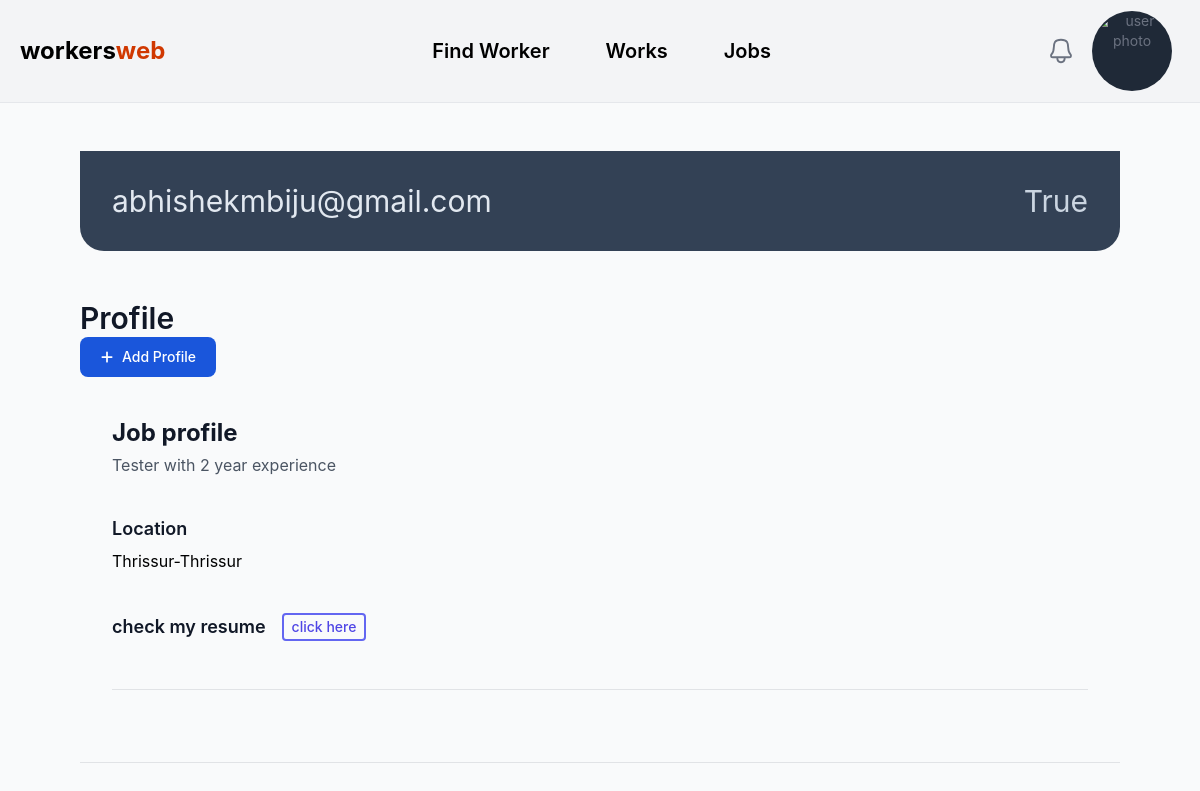
The app's page /profile/ (signed in), older data.
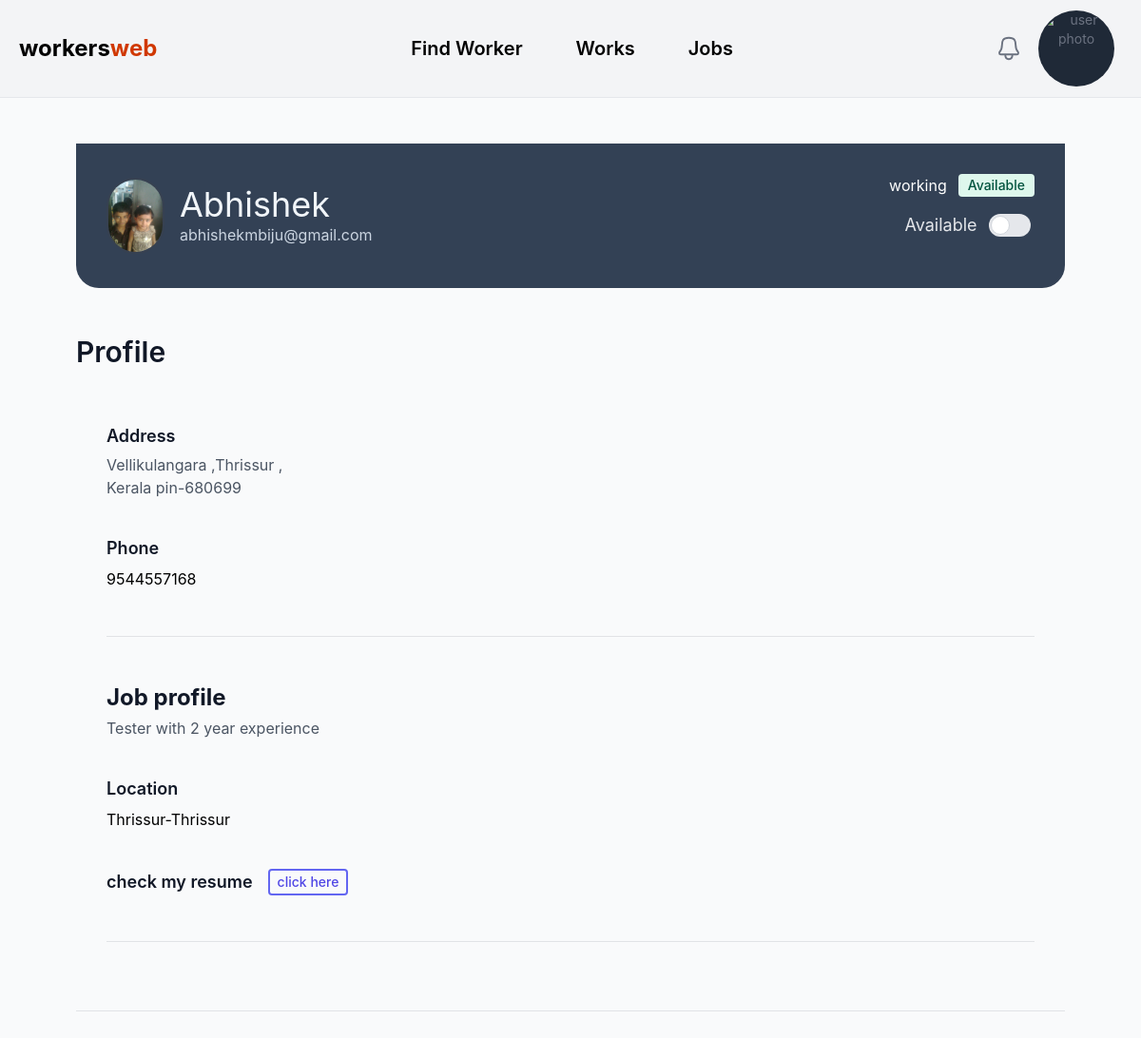
The same page, newer data.
### main/models.py (models this page shows)
class User(AbstractBaseUser, PermissionsMixin):
    id = models.UUIDField(primary_key=True, default=uuid.uuid4, editable=False)
    email = models.EmailField(unique=True)
    username = models.CharField(max_length=255,null=True,blank=True)
    is_active = models.BooleanField(default=True)
    is_superuser = models.BooleanField(default=False)
    is_worker = models.BooleanField(default=False)
    is_staff = models.BooleanField(default=False)
    date_joined = models.DateTimeField(auto_now_add=True)
    last_login = models.DateTimeField(blank=True, null=True)
    objects = CustomUserManager()
    USERNAME_FIELD = 'email'
    EMAIL_FIELD = 'email'
    REQUIRED_FIELDS = ['username']

class Profile(models.Model):
    user_id = models.ForeignKey(User,on_delete=models.CASCADE)
    name = models.CharField(max_length=255)
    avatar = models.ImageField(upload_to='uploads/avatars')
    district = models.CharField(max_length=255)
    city = models.CharField(max_length=255)
    street_address = models.TextField()
    pin = models.CharField(max_length=6)
    phone_no = models.CharField(max_length=15)

### main/views.py (the view)
# urls.py: path('profile/',profile,name="profile"),
def profile(request):
  profile=None
  worker=None
  if Profile.objects.filter(user_id=request.user).exists():
    profile = Profile.objects.get(user_id=request.user)
  if Worker.objects.filter(user_id=request.user).exists():
    worker = Worker.objects.get(user_id=request.user)
    print("exists 1212")
  if request.method == 'POST':
    available = request.POST.get('available')
    worker = Worker.objects.get(user_id=request.user)
    worker.is_available = available == 'True'
    print('iikxk',type(available),available)
    worker.save()
  return render(request,'profile.html',{'Profile':profile,"worker":worker})

### template/profile.html (shortened to what the changed rows need)
{% extends "layout.html" %}
{% block 'container' %}
<div class=" px-20 py-12 ">
    <div class=" bg-slate-700 flex justify-between  items-center text-white p-8 rounded-bl-3xl rounded-br-3xl space-x-4 ">
      {% if Profile %}
        <img class=" w-20 h-20 rounded-full border-2 border-gray-700  " src="{{ Profile.avatar.url }}" alt="{{ Profile.name }}'s picture" />
        <div class="w-full">
        <p class=" text-4xl text-bold text-slate-100 "> {{Profile.name}}</p>
        <p class=" text-base text-semibold text-slate-300 "> {{request.user}}</p>
        </div>
        <div class="flex flex-col items-center space-y-4">
            <div class="flex items-center space-x-3">
                {% if worker.is_available %}
                <span>working</span>
                <span class="bg-green-100  text-green-800 text-sm font-medium me-2 px-2.5 py-0.5 rounded dark:bg-green-900 dark:text-green-300">Available</span>
                {% else %}
                <span class="bg-stone-100  text-stone-800 text-sm font-medium me-2 px-2.5 py-0.5 rounded dark:bg-stone-900 dark:text-stone-300">Not Available</span>
                {% endif %}
            </div>
            {% if worker.user_id.id == request.user.id %}
            <form action="" method="post" id="checkForm">
                <label class="inline-flex items-center mb-5 cursor-pointer space-x-3">
                    <span class="ms-3 text-lg font-normal text-gray-200 dark:text-gray-300">Available</span>
                    <div class="relative w-11 h-6 bg-gray-200 peer-focus:outline-none peer-focus:ring-4 peer-focus:ring-blue-300 dark:peer-focus:ring-blue-800 rounded-full peer dark:bg-gray-700 peer-checked:after:translate-x-full rtl:peer-checked:after:-translate-x-full peer-checked:after:border-white after:content-[''] after:absolute after:top-[2px] after:start-[2px] after:bg-white after:border-gray-300 after:border after:rounded-full after:h-5 after:w-5 after:transition-all dark:border-gray-600 peer-checked:bg-blue-600"></div>
                </label>
            </form>
            {% endif %}
        </div>
      {% else %}
        <p class=" text-3xl text-bold text-slate-200 "> {{request.user}}</p>
        <p class=" text-3xl text-bold text-slate-300 "> {{request.user.is_active}}</p>
      {% endif %}
    </div>
    <div class="space-y-12 mt-8 py-4 ">
        <div class="border-b border-gray-900/10 pb-12">
          <h2 class="text-3xl font-semibold leading-7 text-gray-900 my-[1px] ">Profile</h2>
        {% if Profile %}
  <main>
    <div class="mx-auto max-w-7xl px-4 py-2 sm:px-6 lg:px-8">
            <div class="border-b border-gray-900/10 pb-12 mt-12">
        <h2 class="text-lg font-semibold leading-7 text-gray-900">Address</h2>
        <p class="mt-1 text-md leading-6 text-gray-600">{{ Profile.street_address}},{{ Profile.district }} ,<br>Kerala pin-{{ Profile.pin }}</p>
        <div class="mt-10 space-y-10">
             <div class="sm:col-span-2">
            <label for="job-title" class="block text-lg font-semibold leading-6 text-gray-900">Phone</label>
            <div class="mt-2 text-md">
             {{ Profile.phone_no }}
            </div>
          </div>
        </div>
      </div>
    </div>
  </main>
        {% else %}
        <a href="{% url 'add-profile' %}" class=" inline-flex items-center text-white bg-blue-700 hover:bg-blue-800 focus:ring-4 focus:outline-none focus:ring-blue-300 font-medium rounded-lg text-sm px-5 py-2.5 text-center  me-2 dark:bg-blue-600 dark:hover:bg-blue-700 dark:focus:ring-blue-800 space-x-2 ">
            <span>Add Profile</span>
        </a>
        {% endif %}
        {% if worker %}
        <main>
            <div class="mx-auto max-w-7xl px-4 py-6 sm:px-6 lg:px-8">
                    <div class="border-b border-gray-900/10 pb-12 mt-4">
                <h2 class="text-2xl font-bold leading-7 text-gray-900">Job profile</h2>
              </div>
            </div>
          </main>
        {% endif %}
    </div>
  </div>
</div>
{% endblock 'container' %}

Row changes from the older to the newer data that the page shows:
added Profile: avatar (picture), name "Abhishek", street_address "Vellikulangara", district "Thrissur", pin "680699", phone_no "9544557168"
shown differently, row unchanged: User "abhishekmbiju@gmail.com": user.is_active "True" → (not shown)
Text that changed along with them:
text no longer shown: "Add Profile"
text now shown: "working Available Available Address , , Kerala pin- Phone"
